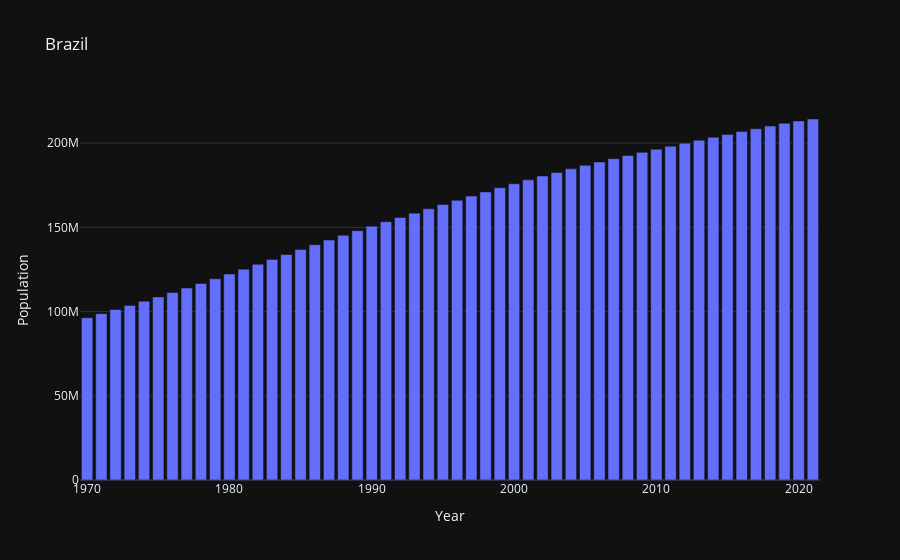
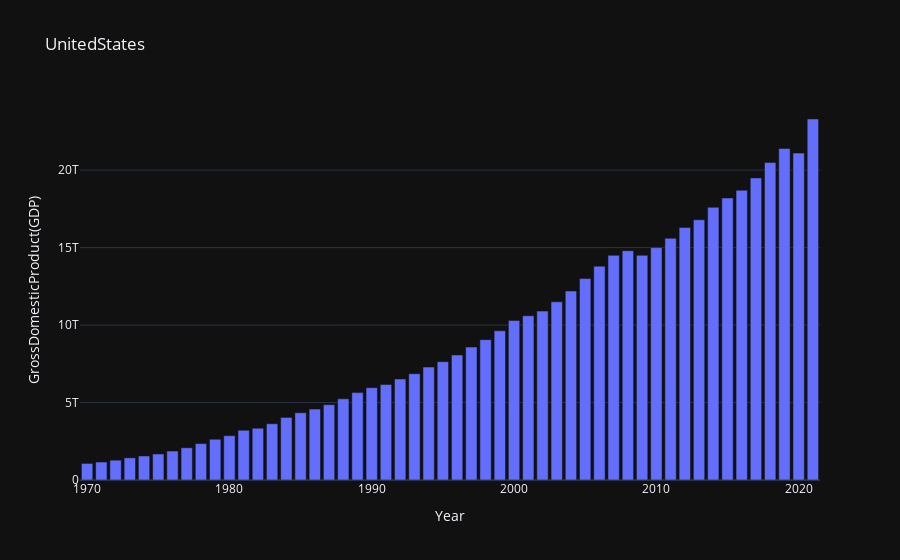

The cell these charts' notebook holds for them, in order:
### Markdown cell above
#### 6.2. Aperfeiçoando a função.

Mas e se quisermos uma função para criar outros tipos de gráficos?

> A função "create_fig_pop_yr" cria especificamente o gráfico Ano x População dos países especificados, mas podemos criar uma função completa, que aceita outros parâmetros dos eixos x e y.

### Code cell
# função para criar gráficos de acordo com os parâmetros, default: população x ano do Brasil
def create_fig(axis_x='Year', axis_y='Population', country='Brazil'):
    name_country = sheet[sheet['Country'] == country]
    fig = px.bar(name_country, x=axis_x, y=axis_y, title=country, template='plotly_dark')
    fig.show()


create_fig()  # função sendo chamada com os valores 'default'
# função sendo chamada com valores especificados
create_fig('Year', 'GrossDomesticProduct(GDP)', 'UnitedStates')
# função sendo chamada com valores especificados
create_fig('Year', 'PercapitaGNI', 'UnitedStates')

### Figure 1 — Plotly figure (JSON) as saved in the notebook; plotly's stock layout.template omitted (floating-point values rounded to 4 significant figures)
{"data": [{"alignmentgroup": "True", "hovertemplate": "Year=%{x}<br>Population=%{y}<extra></extra>", "legendgroup": "", "marker": {"color": "#636efa", "pattern": {"shape": ""}}, "name": "", "offsetgroup": "", "orientation": "v", "showlegend": false, "textposition": "auto", "type": "bar", "x": [1970, 1971, 1972, 1973, 1974, 1975, 1976, 1977, 1978, 1979, 1980, 1981, 1982, 1983, 1984, 1985, 1986, 1987, 1988, 1989, 1990, 1991, 1992, 1993, 1994, 1995, 1996, 1997, 1998, 1999, 2000, 2001, 2002, 2003, 2004, 2005, 2006, 2007, 2008, 2009, 2010, 2011, 2012, 2013, 2014, 2015, 2016, 2017, 2018, 2019, 2020, 2021], "xaxis": "x", "y": [96369875, 98766288, 101194394, 103666904, 106167372, 108700515, 111286504, 113939886, 116664382, 119447303, 122288383, 125168060, 128065095, 130977370, 133888775, 136783180, 139643355, 142466264, 145253973, 148003411, 150706446, 153336445, 155900790, 158440875, 160980472, 163515328, 166037122, 168546707, 171039804, 173486281, 175873720, 178211881, 180476685, 182629278, 184722043, 186797334, 188820682, 190779453, 192672317, 194517549, 196353492, 198185302, 199977707, 201721767, 203459650, 205188205, 206859578, 208504960, 210166592, 211782878, 213196304, 214326223], "yaxis": "y"}], "layout": {"barmode": "relative", "legend": {"tracegroupgap": 0}, "title": {"text": "Brazil"}, "xaxis": {"anchor": "y", "domain": [0, 1], "title": {"text": "Year"}}, "yaxis": {"anchor": "x", "domain": [0, 1], "title": {"text": "Population"}}}}

### Figure 2 — Plotly figure (JSON) as saved in the notebook; plotly's stock layout.template omitted (floating-point values rounded to 4 significant figures)
{"data": [{"alignmentgroup": "True", "hovertemplate": "Year=%{x}<br>GrossDomesticProduct(GDP)=%{y}<extra></extra>", "legendgroup": "", "marker": {"color": "#636efa", "pattern": {"shape": ""}}, "name": "", "offsetgroup": "", "orientation": "v", "showlegend": false, "textposition": "auto", "type": "bar", "x": [1970, 1971, 1972, 1973, 1974, 1975, 1976, 1977, 1978, 1979, 1980, 1981, 1982, 1983, 1984, 1985, 1986, 1987, 1988, 1989, 1990, 1991, 1992, 1993, 1994, 1995, 1996, 1997, 1998, 1999, 2000, 2001, 2002, 2003, 2004, 2005, 2006, 2007, 2008, 2009, 2010, 2011, 2012, 2013, 2014, 2015, 2016, 2017, 2018, 2019, 2020, 2021], "xaxis": "x", "y": [1070000000000, 1160000000000, 1280000000000, 1430000000000, 1550000000000, 1680000000000, 1870000000000, 2080000000000, 2350000000000, 2630000000000, 2860000000000, 3210000000000, 3340000000000, 3630000000000, 4040000000000, 4340000000000, 4580000000000, 4860000000000, 5240000000000, 5640000000000, 5960000000000, 6160000000000, 6520000000000, 6860000000000, 7290000000000, 7640000000000, 8070000000000, 8580000000000, 9060000000000, 9630000000000, 10300000000000, 10600000000000, 10900000000000, 11500000000000, 12200000000000, 13000000000000, 13800000000000, 14500000000000, 14800000000000, 14500000000000, 15000000000000, 15600000000000, 16300000000000, 16800000000000, 17600000000000, 18200000000000, 18700000000000, 19500000000000, 20500000000000, 21400000000000, 21100000000000, 23300000000000], "yaxis": "y"}], "layout": {"barmode": "relative", "legend": {"tracegroupgap": 0}, "title": {"text": "UnitedStates"}, "xaxis": {"anchor": "y", "domain": [0, 1], "title": {"text": "Year"}}, "yaxis": {"anchor": "x", "domain": [0, 1], "title": {"text": "GrossDomesticProduct(GDP)"}}}}
